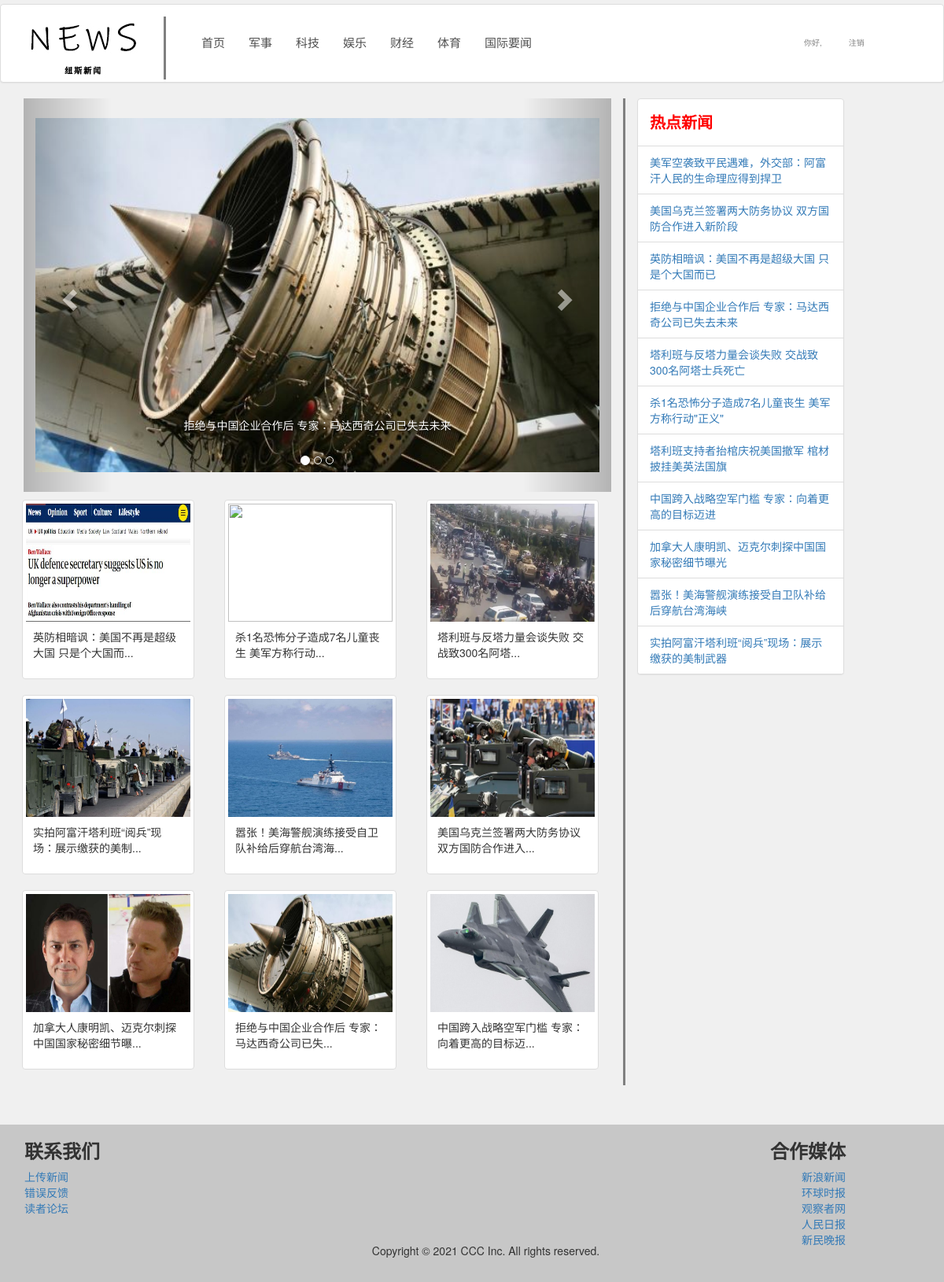
Screenshot of /php/newslist.php?classid=1 (signed in) with the database file from the repository.
### tables this page shows
CREATE TABLE IF NOT EXISTS `tbl_newsclass` (
  `classid` int(11) NOT NULL AUTO_INCREMENT COMMENT '类别编号',
  `classname` varchar(50) DEFAULT NULL COMMENT '类别标题',
  `classdesc` varchar(200) DEFAULT NULL COMMENT '类别说明',
  PRIMARY KEY (`classid`)
);

CREATE TABLE IF NOT EXISTS `tbl_news` (
  `newsid` int(11) NOT NULL AUTO_INCREMENT COMMENT '新闻编号',
  `title` varchar(100) NOT NULL COMMENT '新闻标题',
  `content` text COMMENT '新闻内容',
  `publishtime` timestamp NOT NULL DEFAULT CURRENT_TIMESTAMP COMMENT '发布时间',
  `uid` int(11) NOT NULL COMMENT '用户编号',
  `classid` int(11) NOT NULL COMMENT '新闻类型编号',
  `istop` int(11) NOT NULL DEFAULT '0' COMMENT '置顶标志',
  `ishot` int(11) NOT NULL DEFAULT '0' COMMENT '热点标志',
  `likecount` int(11) NOT NULL DEFAULT '0' COMMENT '新闻点赞计数',
  `viewcount` int(11) NOT NULL DEFAULT '0' COMMENT '新闻访问量',
  `newsimg` varchar(50) NOT NULL,
  PRIMARY KEY (`newsid`),
  KEY `FK_uid` (`uid`),
  KEY `FK_classid` (`classid`)
);

### php/newsclass.dao.php (called while the page is built, shortened)
<?php
require_once 'common.php';
function findnewsclass(){
    $sql="select * from tbl_newsclass";
    $link=get_connect();
    $result=execQuery($sql,$link);
    return $result;
}
?>

### php/common.php (called while the page is built, shortened)
<?php
function execQuery($strQuery,$link){
    $res= mysqli_query($link,$strQuery);
    $results = array();
     while($row = mysqli_fetch_assoc($res)){
       $results[] = $row;
    }
    return $results;
}
?>

### php/news.dao.php (called while the page is built, shortened)
<?php
    require_once 'common.php';
	function find3NewsByClassID($classid){
		$sql="select * from tbl_news where classid=$classid and istop = '1' order by publishtime desc limit 3";
		$link=get_connect();
		$result=execQuery($sql,$link);
		return $result;
	}
	function find9News_pageByClassID($classid,$page,$pagesize){
	    $maxpage=maxpage_findNewsByClassID($classid,$pagesize);
	    $page=$page>$maxpage ?$maxpage :$page;
	    $offset=($page-1)*$pagesize;
	    $sql="select * from tbl_news where classid=$classid order by publishtime desc limit $offset,$pagesize";
	    $link=get_connect();
	    $result=execQuery($sql,$link);
	    return $result;
	}
	function findhotNewsByClassID($classid){
		$sql="select * from tbl_news where classid=$classid order by viewcount desc limit 20";
		$link=get_connect();
		$result=execQuery($sql,$link);
		return $result;
	}
    function findNewsByClassID($classid){
        $link=get_connect();
        $classid=mysql_dataCheck($classid,$link);
        $sql="select * from tbl_news where classid=$classid order by publishtime desc";
        $result=execQuery($sql,$link);
        return $result;
    }
    function maxpage_findNewsByClassID($classid,$pagesize){
        $sql="select count(*) as num from tbl_news where classid=$classid order by publishtime desc";
        $link=get_connect();
        $result=execQuery($sql,$link);
        $num=$result[0]['num'];
        return ceil($num/$pagesize);
    }
?>

### php/newslist.php (the view, shortened to what this page needs)
<!DOCTYPE html>
<html lang="en">
<head>
	<link rel="stylesheet"  href="../dist/css/bootstrap.css"/>
	<link rel="stylesheet"  href="../css/body.css"/>
</head>
<body>
    <?php
        require_once 'news.dao.php';
		require_once 'newsclass.dao.php';
		$rst1=findnewsclass();
		$page=1;
        $pagesize=9;
        if(isset($_GET['classid'])){
            $classid=$_GET['classid'];
            $rst=findNewsByClassID($classid);
			$rst2=find3NewsByClassID($classid);
			foreach($rst2 as $row){
				$title[]=$row['title'];
				$img[]=$row['newsimg'];
				$newsid[]=$row['newsid'];
			}
			$rst4=find9News_pageByClassID($classid,$page,$pagesize);
			foreach($rst4 as $row){
				$len=$row['title'];
				$title1[]=strlen($len)>50 ? mb_substr($len,0,22,'utf8').'...': $len;
				$img1[]=$row['newsimg'];
				$newsid1[]=$row['newsid'];
			}
        }
    ?>
	<div class="panel panel-default" style="height: 100px;margin-top: 5px;">
	    <div class="panel-body">
	        <div class="container">
				<div class="row" style="height: 90px;">
				<div class="col-md-2" style="border-right:solid gray;">
					<img src="../img/news.jpg" >
				</div>
	        	<div class="col-md-8" style="margin-top: 8px;font-size: 15px;">
	        		<nav class="navbar navbar-static-top" role="navigation">
	        		    <div class="container-fluid">
	        		    <div>
	        		        <ul class="nav navbar-nav">
	        		                <li><a href="newslist.php?page=1" style="color: #4F4F4F;">首页</a></li>
	        		                <?php
	        		                    foreach($rst1 as $row){
	        		                        $classid=$row['classid'];
	        		                        $classname=$row['classname'];
	        		                        echo "<li><a href='newslist.php?classid=$classid&page=1' style='color: #4F4F4F;'>$classname</a></li>";
	        		                    }
	        		                ?>
	        		        </ul>
	        		    </div>
	        		    </div>
	        		</nav>
	        	</div>
				<div class="col-md-2" style="margin-top: 15px;font-size: 10px;">
					<ul class="nav nav-tabs" style="border: none;">
						<li>
						<?php
						if(!isset($_SESSION['user'])){
						    echo "<a href='logic.php' style='color: #828282;'>登录";
						}else{
							$userinfo=$_SESSION['user'];
							echo "<a href='newslist.php?page=1' style='color: #828282;'>你好,",$userinfo['username'];
						}
						?>
						</a></li>
						<li>
						<?php
						if(!isset($_SESSION['user'])){
						    echo "注册";
						}else{
							echo "<a href='logic.php' style='color: #828282;'>注销</a>";
						}
						?>
						</li>
					</ul>
				</div>
				</div>
			</div>
		</div>
	</div>
	<div class="container">
		<div class="row">
			<div class="col-md-8" style="border-right: solid 3px #808080;">
			<div id="myCarousel" class="carousel slide col-md-12" style="height: 500px;">
				<ol class="carousel-indicators">
					<li data-target="#myCarousel" data-slide-to="0" class="active"></li>
					<li data-target="#myCarousel" data-slide-to="1"></li>
					<li data-target="#myCarousel" data-slide-to="2"></li>
				</ol>
				<div class="carousel-inner">
					<div class="item active">
						<a href='newsdetail.php?newsid=<?php echo $newsid[0] ?>'><img src=<?php echo "newsimg/".$img[0].".jpg" ?> alt="First slide" style="width: 1200px;height: 450px;margin-top: 25px;" class="center-block"></a>
						<div class="carousel-caption"><?php echo $title[0] ?></div>
					</div>
				</div>
				<a class="left carousel-control" href="#myCarousel" role="button" data-slide="prev">
					<span class="glyphicon glyphicon-chevron-left" aria-hidden="true"></span>
				</a>
				<a class="right carousel-control" href="#myCarousel" role="button" data-slide="next">
					<span class="glyphicon glyphicon-chevron-right" aria-hidden="true"></span>
				</a>
			</div>
			<div class="col-md-4" style="margin-left: -17px;margin-top: 10px;">
			        <div class="thumbnail">
			            <a href='newsdetail.php?newsid=<?php echo $newsid1[0] ?>'><img src=<?php echo "newsimg/".$img1[0].".jpg" ?> style="width:100%;height:150px"></a>
			            <div class="caption">
			                <p><?php echo $title1[0] ?></p>
			            </div>
			        </div>
			</div>
			<div class="col-md-4" style="margin-left: 8px;margin-top: 10px;">
			        <div class="thumbnail">
			            <a href='newsdetail.php?newsid=<?php echo $newsid1[1] ?>'><img src=<?php echo "newsimg/".$img1[1].".jpg" ?> style="width:100%;height:150px"></a>
			            <div class="caption">
			                <p><?php echo $title1[1] ?></p>
			            </div>
			        </div>
			</div>
			<div class="col-md-4" style="margin-left: 8px;margin-top: 10px;">
			        <div class="thumbnail">
			            <a href='newsdetail.php?newsid=<?php echo $newsid1[2] ?>'><img src=<?php echo "newsimg/".$img1[2].".jpg" ?> style="width:100%;height:150px"></a>
			            <div class="caption">
			                <p><?php echo $title1[2] ?></p>
			            </div>
			        </div>
			</div>
			<div class="col-md-4" style="margin-left: -17px;">
			        <div class="thumbnail">
			            <a href='newsdetail.php?newsid=<?php echo $newsid1[3] ?>'><img src=<?php echo "newsimg/".$img1[3].".jpg" ?> style="width:100%;height:150px"></a>
			            <div class="caption">
			                <p><?php echo $title1[3] ?></p>
			            </div>
			        </div>
			</div>
			<div class="col-md-4" style="margin-left: 8px;">
			        <div class="thumbnail"></a></a></a>
			            <a href='newsdetail.php?newsid=<?php echo $newsid1[4] ?>'><img src=<?php echo "newsimg/".$img1[4].".jpg" ?> style="width:100%;height:150px"></a>
			            <div class="caption">
			                <p><?php echo $title1[4] ?></p>
			            </div>
			        </div>
			</div>
			<div class="col-md-4" style="margin-left: 8px;">
			        <div class="thumbnail">
			            <a href='newsdetail.php?newsid=<?php echo $newsid1[5] ?>'><img src=<?php echo "newsimg/".$img1[5].".jpg" ?> style="width:100%;height:150px"></a>
			            <div class="caption">
			                <p><?php echo $title1[5] ?></p>
			            </div>
			        </div>
			</div>
			<div class="col-md-4" style="margin-left: -17px;">
			        <div class="thumbnail">
			            <a href='newsdetail.php?newsid=<?php echo $newsid1[6] ?>'><img src=<?php echo "newsimg/".$img1[6].".jpg" ?> style="width:100%;height:150px"></a>
			            <div class="caption">
			                <p><?php echo $title1[6] ?></p>
			            </div>
			        </div>
			</div>
			<div class="col-md-4" style="margin-left: 8px;">
			        <div class="thumbnail">
			            <a href='newsdetail.php?newsid=<?php echo $newsid1[7] ?>'><img src=<?php echo "newsimg/".$img1[7].".jpg" ?> style="width:100%;height:150px"></a>
			            <div class="caption">
			                <p><?php echo $title1[7] ?></p>
			            </div>
			        </div>
			</div>
			<div class="col-md-4" style="margin-left: 8px;">
			        <div class="thumbnail">
			            <a href='newsdetail.php?newsid=<?php echo $newsid1[8] ?>'><img src=<?php echo "newsimg/".$img1[8].".jpg" ?> style="width:100%;height:150px"></a>
			            <div class="caption">
			                <p><?php echo $title1[8] ?></p>
			            </div>
			        </div>
			</div>
			</div>
			<div class="col-md-3" style="height: 1000px;">
				<div class="panel panel-default">
				    <div class="panel-body" style="color: red;">
				        <span style="font-size: 20px;font-weight: 700;">热点新闻</span>
				    </div>
					<?php
						if(isset($_GET['classid'])){
						$classid=$_GET['classid'];
						$rst3=findhotNewsByClassID($classid);
						echo "<ul class='list-group'>";
						foreach($rst3 as $row){
							$newsid=$row['newsid'];
							echo "<li class='list-group-item'><a href='newsdetail.php?newsid=$newsid'>".$row['title']."</a></li>";
						}
						echo "</ul>";
						}
					?>
				</div>
			</div>
		</div>
	</div>
	<div class="container">
		<div class="row">
		</div>
	</div>
	<div style="width: 100%;background-color: #C7C7C7;height: 200px;margin-top: 10px;">
		<div class="container">
			<div class="row">
				<div class="text-left col-md-4" style="padding-left: 16px;">
					<ul  class="list-unstyled">
						<li class="h3"style="font-weight: bold;">联系我们</li>
						<li><?php
						if(!isset($_SESSION['user'])){
						    echo "<a href='addnews.php'>上传新闻(请先登录)</a>";
						}else{
							echo "<a href='addnews.php'>上传新闻</a>";
						}
						?></li>
						<li><a href="#">错误反馈</a></li>
						<li><a href="#">读者论坛</a></li>
					</ul>
				</div>
				<div class="text-center col-md-4" style="margin-top: 150px;padding-right:20px ;">
					<ul>
						<p class="copyright">Copyright © 2021 CCC Inc. All rights reserved.</p>
					</ul>
				</div>
				<div class="text-right col-md-4" style="padding-right: 110px;">
					<ul  class="list-unstyled">
						<li class="h3"style="font-weight: bold;">合作媒体</li>
						<li><a href="#">新浪新闻</a></li>
						<li><a href="#">环球时报</a></li>
						<li><a href="#">观察者网</a></li>
						<li><a href="#">人民日报</a></li>
						<li><a href="#">新民晚报</a></li>
					</ul>
				</div>
			</div>
		</div>
	</div>
</body>
</html>

### css/body.css (style rules this page uses)
body { background-color: #f0f0f0; }

### rows the page displays
tbl_newsclass: classname "军事"
tbl_newsclass: classname "科技"
tbl_newsclass: classname "娱乐"
tbl_newsclass: classname "财经"
tbl_newsclass: classname "体育"
tbl_newsclass: classname "国际要闻"
tbl_news: title "美军空袭致平民遇难，外交部：阿富汗人民的生命理应得到捍卫"
tbl_news: title "美国乌克兰签署两大防务协议 双方国防合作进入新阶段"
tbl_news: title "英防相暗讽：美国不再是超级大国 只是个大国而已"
tbl_news: title "拒绝与中国企业合作后 专家：马达西奇公司已失去未来"
tbl_news: title "塔利班与反塔力量会谈失败 交战致300名阿塔士兵死亡"
tbl_news: title "杀1名恐怖分子造成7名儿童丧生 美军方称行动\"正义\""
tbl_news: title "塔利班支持者抬棺庆祝美国撤军 棺材披挂美英法国旗"
tbl_news: title "中国跨入战略空军门槛 专家：向着更高的目标迈进"
tbl_news: title "加拿大人康明凯、迈克尔刺探中国国家秘密细节曝光"
tbl_news: title "嚣张！美海警舰演练接受自卫队补给后穿航台湾海峡"
tbl_news: title "实拍阿富汗塔利班“阅兵”现场：展示缴获的美制武器"

### other values shown
$title[0] "拒绝与中国企业合作后 专家：马达西奇公司已失去未来"
$title1[0] "英防相暗讽：美国不再是超级大国 只是个大国而..."
$title1[1] "杀1名恐怖分子造成7名儿童丧生 美军方称行动..."
$title1[2] "塔利班与反塔力量会谈失败 交战致300名阿塔..."
$title1[3] "实拍阿富汗塔利班“阅兵”现场：展示缴获的美制..."
$title1[4] "嚣张！美海警舰演练接受自卫队补给后穿航台湾海..."
$title1[5] "美国乌克兰签署两大防务协议 双方国防合作进入..."
$title1[6] "加拿大人康明凯、迈克尔刺探中国国家秘密细节曝..."
$title1[7] "拒绝与中国企业合作后 专家：马达西奇公司已失..."
$title1[8] "中国跨入战略空军门槛 专家：向着更高的目标迈..."
